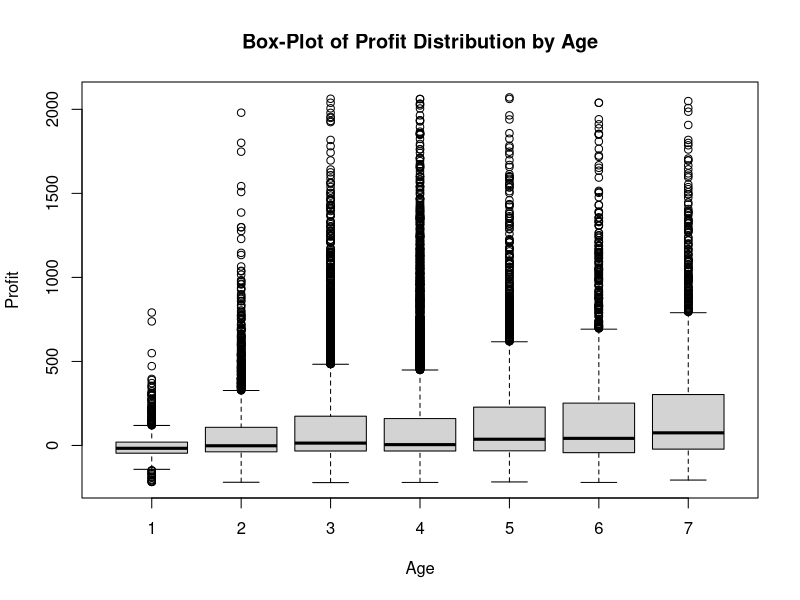
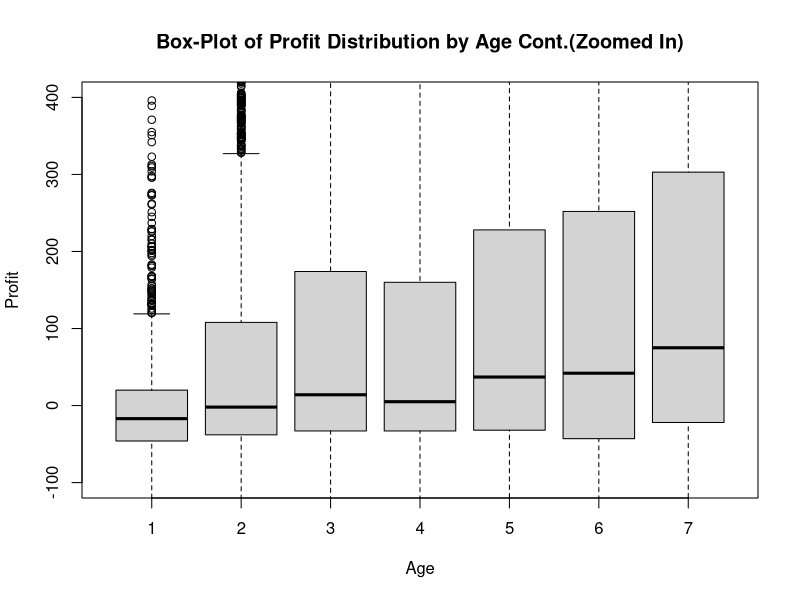
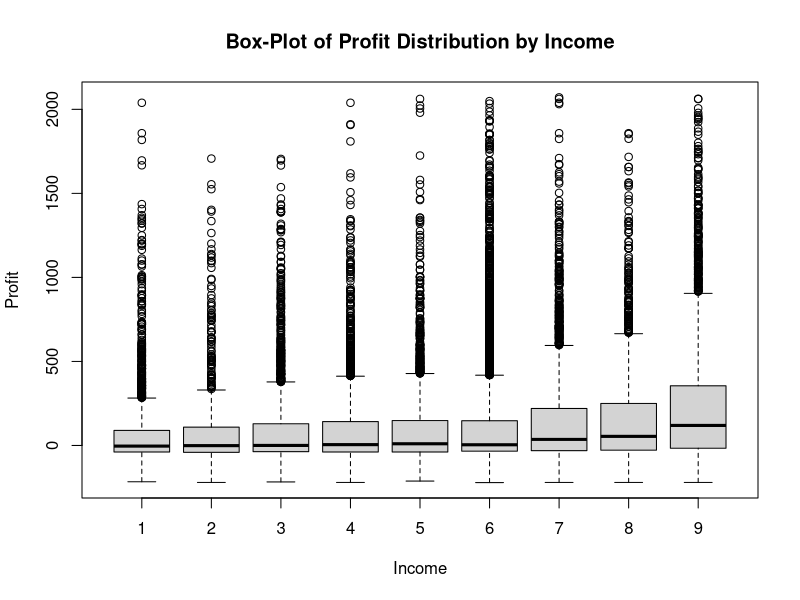
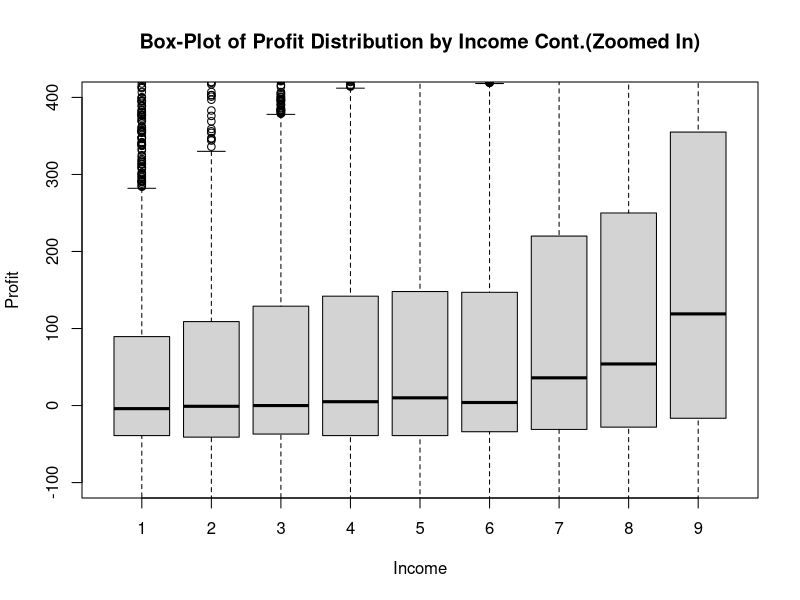
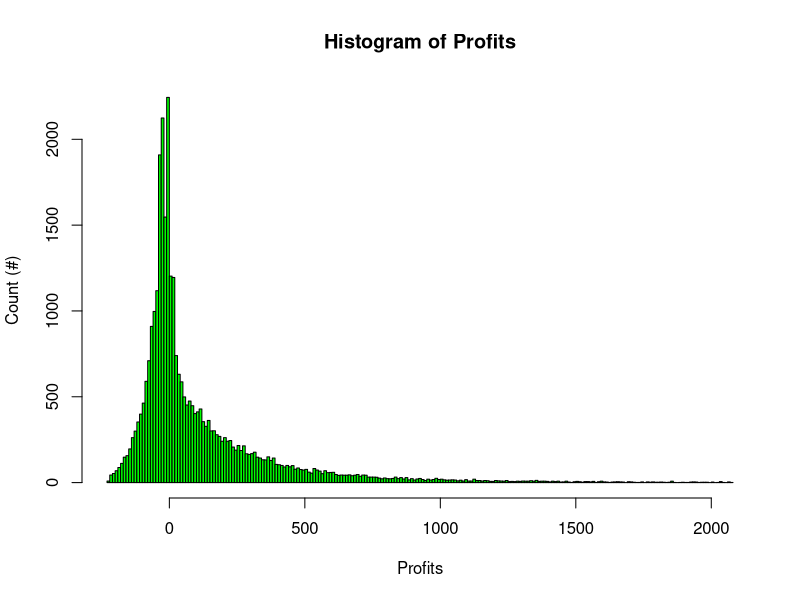
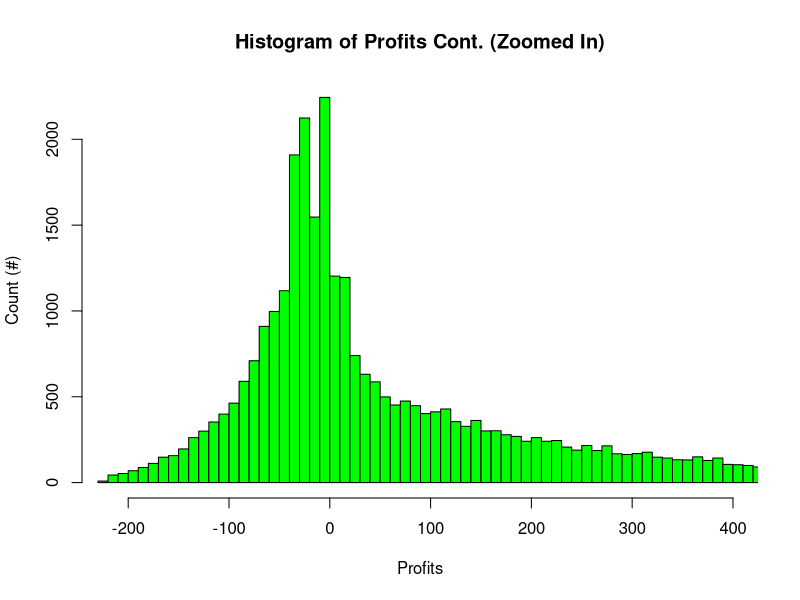
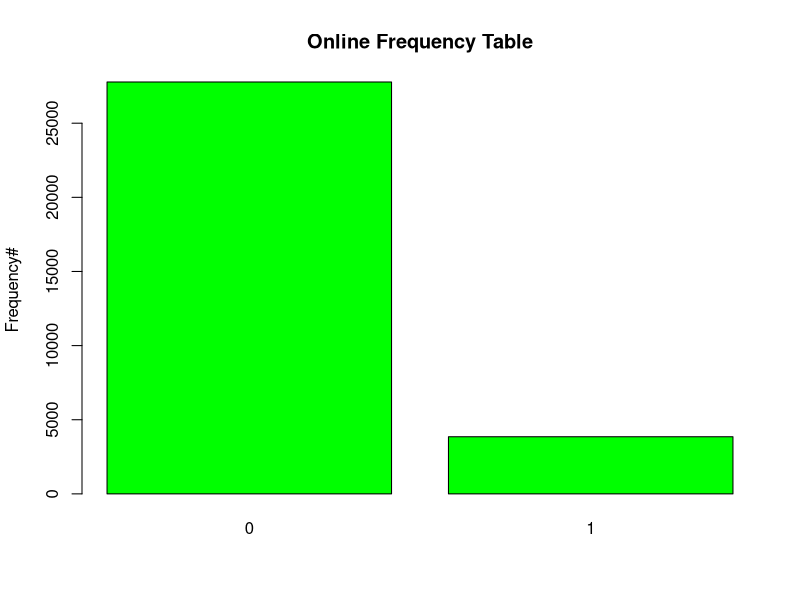
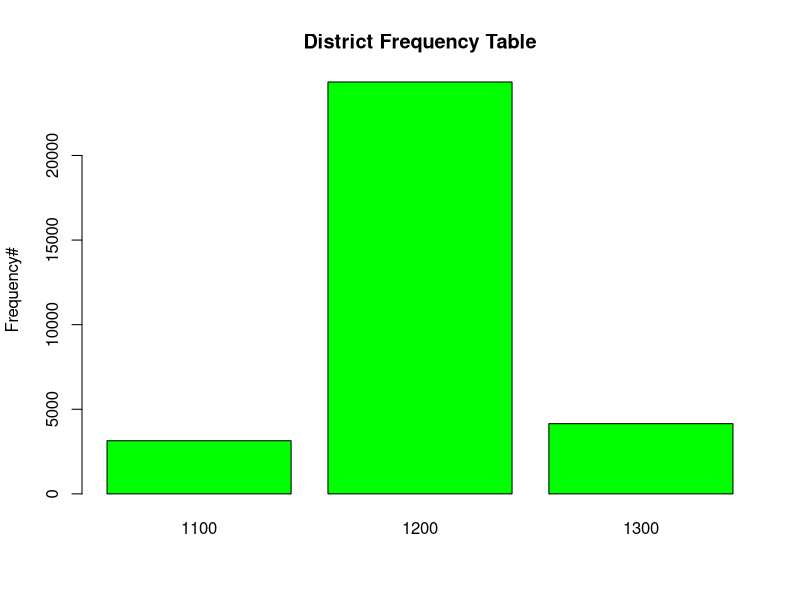

The R source for these figures, in order:
## ---- chunk 1
knitr::opts_chunk$set(echo = TRUE)
## ---- chunk 2
library(rmarkdown) ### This loads the package
## ---- chunk 3
### Check who left the bank in 2000, named the variable as "LeftBank"
### Check who didn't left the bank in 2000, and the income or age in 1999 were missing, we named ### the variable as "fixAge" and "fixIncome"
### for "fixAge"== TRUE, we substitute "NA" to be "4", which is the median
### for "fixIncome"== TRUE, we substitute "NA" to be "6", which is the mean

consumerDB = read.csv("dataset.csv")
## check : summary(consumerDB)
consumerDB$LeftBank = is.na(consumerDB$X0Online) & is.na(consumerDB$X0Billpay)
## check : View(consumerDB)
AgeMedian_1999 = median(consumerDB$X9Age,na.rm = TRUE) 
IncomeMean_1999 = median(consumerDB$X9Inc,na.rm = TRUE) 
AgeMedian_1999
IncomeMean_1999
consumerDB$fixAge = !consumerDB$LeftBank & is.na(consumerDB$X9Age)
consumerDB$fixIncome = !consumerDB$LeftBank & is.na(consumerDB$X9Inc)
consumerDB[consumerDB$fixAge,]$X9Age = 4
## check: View(consumerDB)
consumerDB[consumerDB$fixIncome,]$X9Inc = 6
### summary(consumerDB)
## ---- chunk 4
### Profit& Age 
boxplot(X9Profit~X9Age, data = consumerDB, 
        main = "Box-Plot of Profit Distribution by Age",  ## Sets Title to Plot
        xlab = "Age", ylab = "Profit") ### Sets X and Y Axes 
### Profit& Age(Zoomed in)
boxplot(X9Profit~X9Age, data = consumerDB, 
        main = "Box-Plot of Profit Distribution by Age Cont.(Zoomed In)",  ## Sets Title to Plot
        xlab = "Age", ylab = "Profit",ylim=c(-100,400)) ### Sets X and Y Axes



## ---- chunk 5
### Profit& Income  
boxplot(X9Profit~X9Inc, data = consumerDB, 
        main = "Box-Plot of Profit Distribution by Income",  ## Sets Title to Plot
        xlab = "Income", ylab = "Profit") ### Sets X and Y Axes 
### Profit& Income(Zoomed in)
boxplot(X9Profit~X9Inc, data = consumerDB, 
        main = "Box-Plot of Profit Distribution by Income Cont.(Zoomed In)",  ## Sets Title to Plot
        xlab = "Income", ylab = "Profit",ylim=c(-100,400)) ### Sets X and Y Axes


## ---- chunk 6

### Histogram of Profits
hist(consumerDB$X9Profit, main = "Histogram of Profits", 
     xlab = "Profits", ylab = "Count (#)", col = "green", n = 200)



### Histogram of Profits (Zoomed in)
hist(consumerDB$X9Profit, main = "Histogram of Profits Cont. (Zoomed In)", 
     xlab = "Profits", ylab = "Count (#)", col = "green", xlim = c(-221,400), n = 200)
## ---- chunk 7
library(plyr)
#1999 Income with online and billpay
summary_Income_1999 = ddply(consumerDB, .(X9Inc), 
                            summarize, '0' = sum(X9Online,X9Online==0), '1' = sum(X9Online,X9Online==1))
summary_Income_1999
## ---- chunk 8
#1999 Age with online and billpay
summary_Age_1999 = ddply(consumerDB, .(X9Age), 
                            summarize, '0' = sum(X9Online,X9Online==0), '1' = sum(X9Online,X9Online==1))
summary_Age_1999
## ---- chunk 9
### stats Table is wrong
statsTable1999= consumerDB[,2:6]
###View(statsTable1999)
X9Billpay = consumerDB[,10]
statsTable1999= cbind(statsTable1999,X9Billpay)
#View(statsTable1999)
summary(statsTable1999)
### summary(consumerDB)
### statsTable1999=summary.data.frame((statsTable1999)[1:6,])

## ---- chunk 10

## Creating Tenure levels
consumerDB$Tenure.Level = "0"
consumerDB[consumerDB$X9Tenure <= 3.00,]$Tenure.Level = "Level 01"
consumerDB[consumerDB$X9Tenure > 3.00 & consumerDB$X9Tenure <= 6.00,]$Tenure.Level = "Level 02"
consumerDB[consumerDB$X9Tenure > 6.00 & consumerDB$X9Tenure <= 9.00,]$Tenure.Level = "Level 03"
consumerDB[consumerDB$X9Tenure > 9.00 & consumerDB$X9Tenure <= 12.00,]$Tenure.Level = "Level 04"
consumerDB[consumerDB$X9Tenure > 12.00 & consumerDB$X9Tenure <= 15.00,]$Tenure.Level = "Level 05"
consumerDB[consumerDB$X9Tenure > 15.00 & consumerDB$X9Tenure <= 18.00,]$Tenure.Level = "Level 06"
consumerDB[consumerDB$X9Tenure > 18.00 & consumerDB$X9Tenure <= 21.00,]$Tenure.Level = "Level 07"
consumerDB[consumerDB$X9Tenure > 21.00 & consumerDB$X9Tenure <= 24.00,]$Tenure.Level = "Level 08"
consumerDB[consumerDB$X9Tenure > 24.00 & consumerDB$X9Tenure <= 27.00,]$Tenure.Level = "Level 09"
consumerDB[consumerDB$X9Tenure > 27.00 & consumerDB$X9Tenure <= 30.00,]$Tenure.Level = "Level 10"
consumerDB[consumerDB$X9Tenure > 30.00 & consumerDB$X9Tenure <= 33.00,]$Tenure.Level = "Level 11"
consumerDB[consumerDB$X9Tenure > 33.00 & consumerDB$X9Tenure <= 36.00,]$Tenure.Level = "Level 12"
consumerDB[consumerDB$X9Tenure > 36.00 & consumerDB$X9Tenure <= 39.00,]$Tenure.Level = "Level 13"
consumerDB[consumerDB$X9Tenure > 39.00 & consumerDB$X9Tenure <= 42.00,]$Tenure.Level = "Level 14"
table(consumerDB$Tenure.Level,consumerDB$X9Online)
#as.data.frame(consumerDB$Tenure.Level,consumerDB$X9Online)
table(consumerDB$Tenure.Level,consumerDB$X9Billpay)

## ---- chunk 11
barplot(table(consumerDB$X9Online),main="Online Frequency Table",ylab = "Frequency#",col= "green")
barplot(table(consumerDB$X9District),main="District Frequency Table",ylab = "Frequency#",col= "green")
barplot(table(consumerDB$X9Billpay),main="Billpay Frequency Table",ylab = "Frequency#",col= "green")
## ---- chunk 12
### Problem 3 answer
### Please install.packages("psych")

library(psych)
Summary_Table=t(describe(statsTable1999))
Summary_Table = round(Summary_Table,2)
Summary_Table_New = Summary_Table[c(3:5,8:10),c(1,3,4,5)]
Summary_Table_New

## ---- chunk 13

consumerDB2=consumerDB[!is.na(consumerDB$X9Inc),]
consumerDB2=consumerDB2[!is.na(consumerDB2$X9Age),]
#consumerDB2$Na= is.na(consumerDB2$X9Inc ) || is.na(consumerDB2$X9Age)
# View(consumerDB2)
# summary(consumerDB2)
# consumerDB2 means no missing data in 1999 Age and Income
cor(x=consumerDB2$X9Profit, y=consumerDB2$X9Inc)
cor(x=consumerDB2$X9Profit, y=consumerDB2$X9Age)
cor(x=consumerDB$X9Profit, y=consumerDB$X9Online)
cor(x=consumerDB$X9Profit, y=consumerDB$X9Billpay)
cor(x=consumerDB$X9Profit, y=consumerDB$X9Tenure)
cor(x=consumerDB$X9Profit, y=consumerDB$X9District)
## ---- chunk 14
## Creating Profit levels
consumerDB$Profit.Level = "0"
consumerDB$ProfitProcess = consumerDB$X9Profit/10
consumerDB[consumerDB$ProfitProcess <= -10,]$Profit.Level = "Level 01"
consumerDB[consumerDB$ProfitProcess > -10 & consumerDB$ProfitProcess <= 10,]$Profit.Level = "Level 02"
consumerDB[consumerDB$ProfitProcess > 10 & consumerDB$ProfitProcess <= 20,]$Profit.Level = "Level 03"
consumerDB[consumerDB$ProfitProcess > 20 & consumerDB$ProfitProcess <= 40,]$Profit.Level = "Level 04"
consumerDB[consumerDB$ProfitProcess > 40 & consumerDB$ProfitProcess <= 60,]$Profit.Level = "Level 05"
consumerDB[consumerDB$ProfitProcess > 60 & consumerDB$ProfitProcess <= 80,]$Profit.Level = "Level 06"
consumerDB[consumerDB$ProfitProcess > 80 & consumerDB$ProfitProcess <= 100,]$Profit.Level = "Level 07"
consumerDB[consumerDB$ProfitProcess > 100 & consumerDB$ProfitProcess <= 120,]$Profit.Level = "Level 08"
consumerDB[consumerDB$ProfitProcess > 120 & consumerDB$ProfitProcess <= 140,]$Profit.Level = "Level 09"
consumerDB[consumerDB$ProfitProcess > 140 & consumerDB$ProfitProcess <= 160,]$Profit.Level = "Level 10"
consumerDB[consumerDB$ProfitProcess > 160 & consumerDB$ProfitProcess <= 180,]$Profit.Level = "Level 11"
consumerDB[consumerDB$ProfitProcess > 200,]$Profit.Level = "Level 12"

table(consumerDB$Profit.Level,consumerDB$X9Online)
#as.data.frame(consumerDB$Tenure.Level,consumerDB$X9Online)
table(consumerDB$Profit.Level,consumerDB$X9Billpay)
# View(consumerDB)
